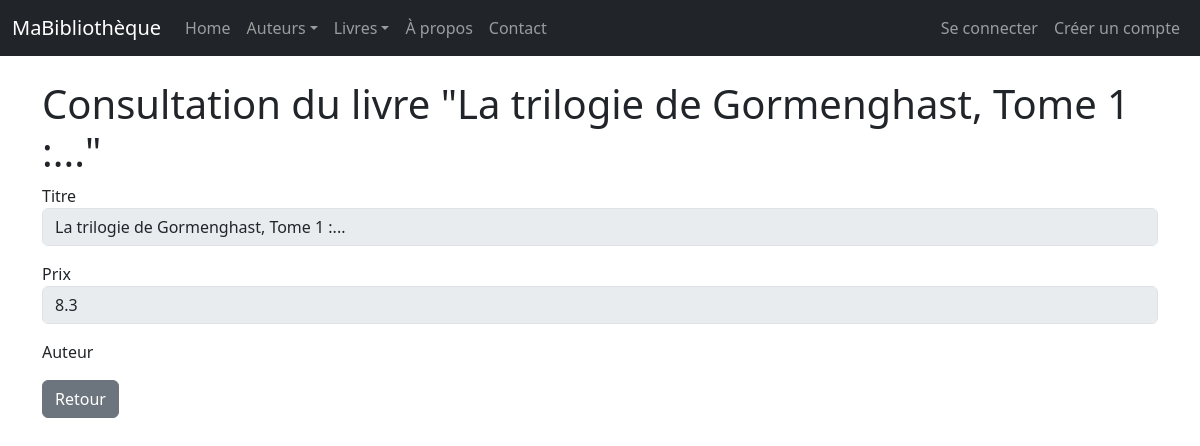
/livres/15/view/, run on an earlier commit of the app's database.
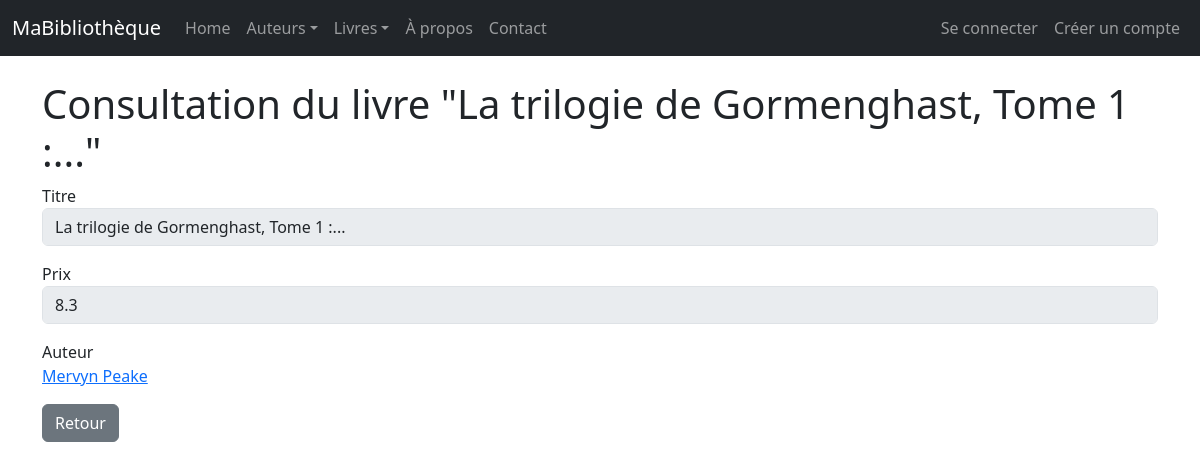
And on a later commit of the database.
### monApp/models.py (models this page shows, shortened)
class Auteur(db.Model):
    idA = db.Column( db.Integer, primary_key=True )
    Nom = db.Column(db.String(100), unique=True)

### monApp/views.py (the view)
@app.route('/livres/<idL>/view/') # Good practice to specify type
def viewLivre(idL):
    unLivre = Livre.query.get_or_404(idL)
    unForm = FormLivre(obj=unLivre) # Pre-populate form
    return render_template("livre_view.html",selectedLivre=unLivre, viewForm=unForm)

### monApp/forms.py
class FormLivre(FlaskForm):
    idL=HiddenField('idL')
    Prix = FloatField ('Prix',validators =[DataRequired()])

### monApp/templates/livre_view.html (shortened to what this page needs)
{% extends "base.html" %}
{% block main %}
<h1 >Consultation du livre "{{ selectedLivre.Titre }}"</h1>
<form role="form" method="POST" action="">
    <div class="form-group mb-3">
        <label>Titre</label>
        <input class="form-control" disabled size="50" type="text" value="{{ selectedLivre.Titre }}">
    </div>
    <div class="form-group mb-3">
        {{ viewForm.Prix.label }}
        {{ viewForm.Prix(size=50, disabled=True, class_="form-control") }}
    </div>
    <div class="form-group mb-3">
        <label>Auteur</label>
        <p class="form-control-static"><a href="{{ url_for('viewAuteur', idA=selectedLivre.auteur.idA) }}">{{ selectedLivre.auteur.Nom }}</a></p>
    </div>
    <a href="{{ url_for('getLivres') }}" class="btn btn-secondary">Retour</a>
</form >
{% endblock %}

What changed in the data, as far as the page shows it:
added Auteur: auteur.Nom "Mervyn Peake"
